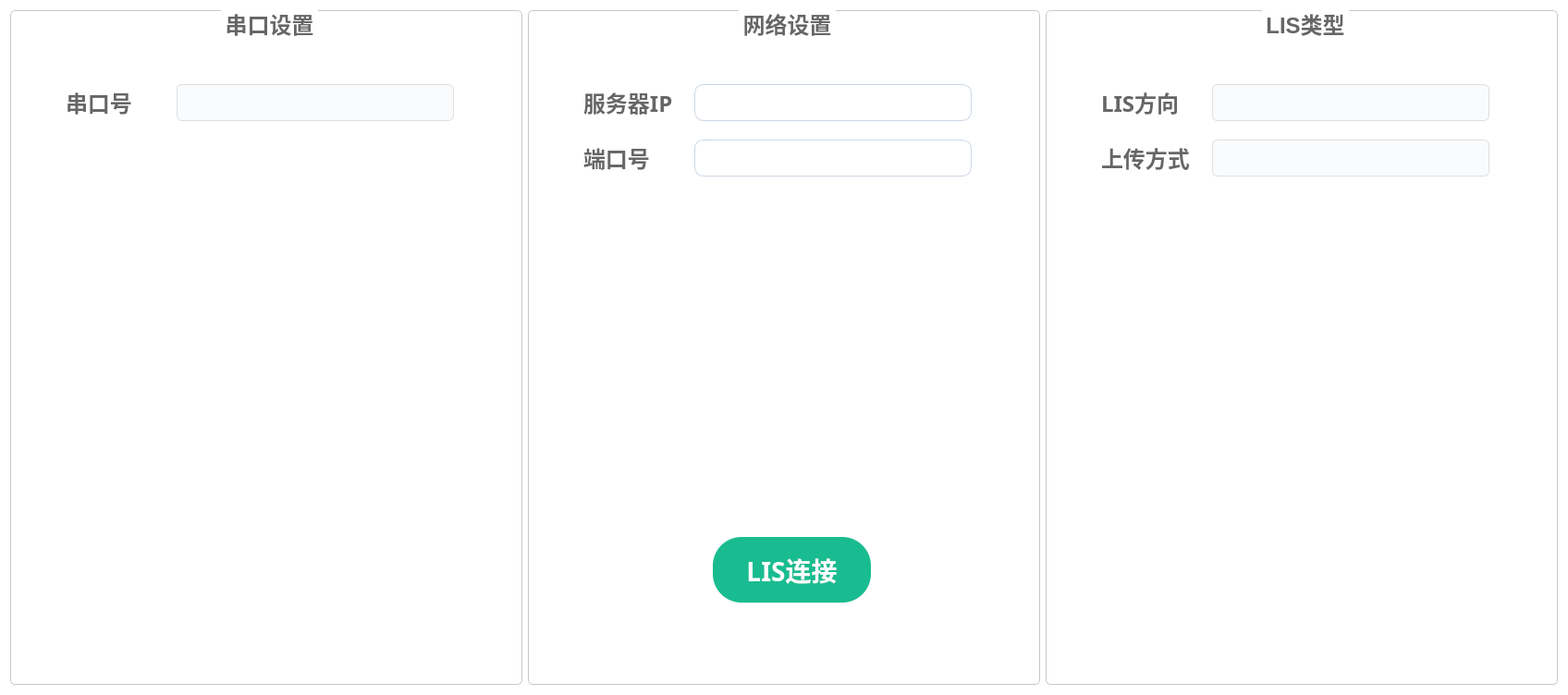
<?xml version="1.0" encoding="UTF-8"?>
<ui version="4.0">
 <class>LISConfig</class>
 <widget class="QWidget" name="LISConfig">
  <property name="geometry">
   <rect>
    <x>0</x>
    <y>0</y>
    <width>1696</width>
    <height>752</height>
   </rect>
  </property>
  <property name="windowTitle">
   <string>Form</string>
  </property>
  <property name="styleSheet">
   <string notr="true">#LISConfig {
background: #FFFFFF;
border-radius: 10px;
}</string>
  </property>
  <layout class="QHBoxLayout" name="horizontalLayout">
   <item>
    <widget class="QGroupBox" name="grpBox_8">
     <property name="minimumSize">
      <size>
       <width>0</width>
       <height>0</height>
      </size>
     </property>
     <property name="maximumSize">
      <size>
       <width>16777215</width>
       <height>16777215</height>
      </size>
     </property>
     <property name="styleSheet">
      <string notr="true">QGroupBox {
    border: 1px solid rgb(200, 200, 200);
    font-size: 24px;
    font-family: &quot;PingFang SC&quot;;
    border-radius: 5px;
    margin-top: 2ex;
	font-weight: 500;
}

QGroupBox::title {
    subcontrol-origin: margin;
    subcontrol-position: top center;
    left: 0px;
    margin-left: 0px;
    padding: 0 1px;
	color: #666666;
}</string>
     </property>
     <property name="title">
      <string>串口设置</string>
     </property>
     <property name="alignment">
      <set>Qt::AlignCenter</set>
     </property>
     <widget class="QLabel" name="label_7">
      <property name="geometry">
       <rect>
        <x>60</x>
        <y>80</y>
        <width>120</width>
        <height>40</height>
       </rect>
      </property>
      <property name="minimumSize">
       <size>
        <width>120</width>
        <height>40</height>
       </size>
      </property>
      <property name="maximumSize">
       <size>
        <width>120</width>
        <height>16777215</height>
       </size>
      </property>
      <property name="styleSheet">
       <string notr="true">width: 93px;
height: 23px;
font-family: PingFang SC;
font-weight: 500;
font-size: 24px;
color: #666666;
line-height: 35px;</string>
      </property>
      <property name="text">
       <string>串口号</string>
      </property>
     </widget>
     <widget class="QComboBox" name="combo_serialPort">
      <property name="geometry">
       <rect>
        <x>180</x>
        <y>80</y>
        <width>300</width>
        <height>40</height>
       </rect>
      </property>
      <property name="styleSheet">
       <string notr="true">QComboBox {
    border: 1px solid #DCDEE0;
    border-radius: 6px;
    font-family: &quot;PingFang SC Medium&quot;;
    font-size: 24px;
    padding-left: 10px;
    background-color: rgb(250, 251, 252);
	font-weight: 500;
    color: #000000;
}

QComboBox::drop-down {
    margin: 0px;
    padding-right: 20px;
    border: 0px;
}

QComboBox::down-arrow {
    image: url(:/static/PHOTOS/combo_up.png);
}

QComboBox::down-arrow:on {
    image: url(:/static/PHOTOS/combo_down.png);
}

QListView {
    margin: 0px;
    padding: 0px;
    border: 0px;
    border-radius: 10px;
    outline: 0px;
    font-size: 24px;
    color: #333333;
    background-color: rgb(250, 251, 252);
}

QListView::item {
    margin: 0px;
    padding: 10px;
    border: 0px;
    border-radius: 0px;
    height: 60px;
}

QListView::item:hover {
    color: #333333;
}

QListView::item:selected {
    color: rgb(31, 112, 227);
}</string>
      </property>
     </widget>
    </widget>
   </item>
   <item>
    <widget class="QGroupBox" name="grpBox_2">
     <property name="minimumSize">
      <size>
       <width>0</width>
       <height>0</height>
      </size>
     </property>
     <property name="maximumSize">
      <size>
       <width>16777215</width>
       <height>16777215</height>
      </size>
     </property>
     <property name="styleSheet">
      <string notr="true">QGroupBox {
    border: 1px solid rgb(200, 200, 200);
    font-size: 24px;
    font-family: &quot;PingFang SC&quot;;
    border-radius: 5px;
    margin-top: 2ex;
	font-weight: 500;
}

QGroupBox::title {
    subcontrol-origin: margin;
    subcontrol-position: top center;
    left: 0px;
    margin-left: 0px;
    padding: 0 1px;
	color: #666666;
}</string>
     </property>
     <property name="title">
      <string>网络设置</string>
     </property>
     <property name="alignment">
      <set>Qt::AlignCenter</set>
     </property>
     <widget class="QLineEdit" name="edit_serverPort">
      <property name="geometry">
       <rect>
        <x>180</x>
        <y>140</y>
        <width>300</width>
        <height>40</height>
       </rect>
      </property>
      <property name="minimumSize">
       <size>
        <width>0</width>
        <height>40</height>
       </size>
      </property>
      <property name="maximumSize">
       <size>
        <width>300</width>
        <height>16777215</height>
       </size>
      </property>
      <property name="styleSheet">
       <string notr="true">width: 688px;
height: 60px;
background: #FFFFFF;
border-radius: 10px;
border: 1px solid rgba(170,189,212,0.6);

padding-left: 10px;

font-family: PingFang SC;
font-weight: 500;
font-size: 24px;
color: #333333;
line-height: 35px;</string>
      </property>
     </widget>
     <widget class="QLineEdit" name="edit_serverIP">
      <property name="geometry">
       <rect>
        <x>180</x>
        <y>80</y>
        <width>300</width>
        <height>40</height>
       </rect>
      </property>
      <property name="minimumSize">
       <size>
        <width>0</width>
        <height>40</height>
       </size>
      </property>
      <property name="maximumSize">
       <size>
        <width>16777215</width>
        <height>16777215</height>
       </size>
      </property>
      <property name="styleSheet">
       <string notr="true">width: 688px;
height: 60px;
background: #FFFFFF;
border-radius: 10px;
border: 1px solid rgba(170,189,212,0.6);

padding-left: 10px;

font-family: PingFang SC;
font-weight: 500;
font-size: 24px;
color: #333333;
line-height: 35px;</string>
      </property>
     </widget>
     <widget class="QLabel" name="label_4">
      <property name="geometry">
       <rect>
        <x>60</x>
        <y>140</y>
        <width>120</width>
        <height>40</height>
       </rect>
      </property>
      <property name="minimumSize">
       <size>
        <width>120</width>
        <height>40</height>
       </size>
      </property>
      <property name="maximumSize">
       <size>
        <width>120</width>
        <height>16777215</height>
       </size>
      </property>
      <property name="styleSheet">
       <string notr="true">width: 93px;
height: 23px;
font-family: PingFang SC;
font-weight: 500;
font-size: 24px;
color: #666666;
line-height: 35px;</string>
      </property>
      <property name="text">
       <string>端口号</string>
      </property>
     </widget>
     <widget class="QLabel" name="label_2">
      <property name="geometry">
       <rect>
        <x>60</x>
        <y>80</y>
        <width>120</width>
        <height>40</height>
       </rect>
      </property>
      <property name="minimumSize">
       <size>
        <width>120</width>
        <height>40</height>
       </size>
      </property>
      <property name="maximumSize">
       <size>
        <width>120</width>
        <height>16777215</height>
       </size>
      </property>
      <property name="styleSheet">
       <string notr="true">width: 93px;
height: 23px;
font-family: PingFang SC;
font-weight: 500;
font-size: 24px;
color: #666666;
line-height: 35px;</string>
      </property>
      <property name="text">
       <string>服务器IP</string>
      </property>
     </widget>
     <widget class="QPushButton" name="pushButton">
      <property name="geometry">
       <rect>
        <x>200</x>
        <y>570</y>
        <width>171</width>
        <height>71</height>
       </rect>
      </property>
      <property name="styleSheet">
       <string notr="true">QPushButton {
background: #19BC90;
border-radius: 31px;

font-family: PingFang SC;
font-weight: bold;
font-size: 28px;
color: #FEFEFE;
line-height: 42px;
}

QPushButton:pressed {
background: #0F5A46;
}
</string>
      </property>
      <property name="text">
       <string>LIS连接</string>
      </property>
     </widget>
    </widget>
   </item>
   <item>
    <widget class="QGroupBox" name="grpBox_7">
     <property name="minimumSize">
      <size>
       <width>0</width>
       <height>0</height>
      </size>
     </property>
     <property name="maximumSize">
      <size>
       <width>16777215</width>
       <height>16777215</height>
      </size>
     </property>
     <property name="styleSheet">
      <string notr="true">QGroupBox {
    border: 1px solid rgb(200, 200, 200);
    font-size: 24px;
    font-family: &quot;PingFang SC&quot;;
    border-radius: 5px;
    margin-top: 2ex;
	font-weight: 500;
}

QGroupBox::title {
    subcontrol-origin: margin;
    subcontrol-position: top center;
    left: 0px;
    margin-left: 0px;
    padding: 0 1px;
	color: #666666;
}</string>
     </property>
     <property name="title">
      <string>LIS类型</string>
     </property>
     <property name="alignment">
      <set>Qt::AlignCenter</set>
     </property>
     <widget class="QLabel" name="label_5">
      <property name="geometry">
       <rect>
        <x>60</x>
        <y>80</y>
        <width>120</width>
        <height>40</height>
       </rect>
      </property>
      <property name="minimumSize">
       <size>
        <width>120</width>
        <height>40</height>
       </size>
      </property>
      <property name="maximumSize">
       <size>
        <width>120</width>
        <height>16777215</height>
       </size>
      </property>
      <property name="styleSheet">
       <string notr="true">width: 93px;
height: 23px;
font-family: PingFang SC;
font-weight: 500;
font-size: 24px;
color: #666666;
line-height: 35px;</string>
      </property>
      <property name="text">
       <string>LIS方向</string>
      </property>
     </widget>
     <widget class="QLabel" name="label_6">
      <property name="geometry">
       <rect>
        <x>60</x>
        <y>140</y>
        <width>120</width>
        <height>40</height>
       </rect>
      </property>
      <property name="minimumSize">
       <size>
        <width>120</width>
        <height>40</height>
       </size>
      </property>
      <property name="maximumSize">
       <size>
        <width>120</width>
        <height>16777215</height>
       </size>
      </property>
      <property name="styleSheet">
       <string notr="true">width: 93px;
height: 23px;
font-family: PingFang SC;
font-weight: 500;
font-size: 24px;
color: #666666;
line-height: 35px;</string>
      </property>
      <property name="text">
       <string>上传方式</string>
      </property>
     </widget>
     <widget class="QComboBox" name="combo_lisDirection">
      <property name="geometry">
       <rect>
        <x>180</x>
        <y>80</y>
        <width>300</width>
        <height>40</height>
       </rect>
      </property>
      <property name="styleSheet">
       <string notr="true">QComboBox {
    border: 1px solid #DCDEE0;
    border-radius: 6px;
    font-family: &quot;PingFang SC Medium&quot;;
    font-size: 24px;
    padding-left: 10px;
    background-color: rgb(250, 251, 252);
	font-weight: 500;
    color: #000000;
}

QComboBox::drop-down {
    margin: 0px;
    padding-right: 20px;
    border: 0px;
}

QComboBox::down-arrow {
    image: url(:/static/PHOTOS/combo_up.png);
}

QComboBox::down-arrow:on {
    image: url(:/static/PHOTOS/combo_down.png);
}

QListView {
    margin: 0px;
    padding: 0px;
    border: 0px;
    border-radius: 10px;
    outline: 0px;
    font-size: 24px;
    color: #333333;
    background-color: rgb(250, 251, 252);
}

QListView::item {
    margin: 0px;
    padding: 10px;
    border: 0px;
    border-radius: 0px;
    height: 60px;
}

QListView::item:hover {
    color: #333333;
}

QListView::item:selected {
    color: rgb(31, 112, 227);
}</string>
      </property>
     </widget>
     <widget class="QComboBox" name="combo_lisUpload">
      <property name="geometry">
       <rect>
        <x>180</x>
        <y>140</y>
        <width>300</width>
        <height>40</height>
       </rect>
      </property>
      <property name="styleSheet">
       <string notr="true">QComboBox {
    border: 1px solid #DCDEE0;
    border-radius: 6px;
    font-family: &quot;PingFang SC Medium&quot;;
    font-size: 24px;
    padding-left: 10px;
    background-color: rgb(250, 251, 252);
	font-weight: 500;
    color: #000000;
}

QComboBox::drop-down {
    margin: 0px;
    padding-right: 20px;
    border: 0px;
}

QComboBox::down-arrow {
    image: url(:/static/PHOTOS/combo_up.png);
}

QComboBox::down-arrow:on {
    image: url(:/static/PHOTOS/combo_down.png);
}

QListView {
    margin: 0px;
    padding: 0px;
    border: 0px;
    border-radius: 10px;
    outline: 0px;
    font-size: 24px;
    color: #333333;
    background-color: rgb(250, 251, 252);
}

QListView::item {
    margin: 0px;
    padding: 10px;
    border: 0px;
    border-radius: 0px;
    height: 60px;
}

QListView::item:hover {
    color: #333333;
}

QListView::item:selected {
    color: rgb(31, 112, 227);
}</string>
      </property>
     </widget>
    </widget>
   </item>
  </layout>
 </widget>
 <resources/>
 <connections/>
</ui>
